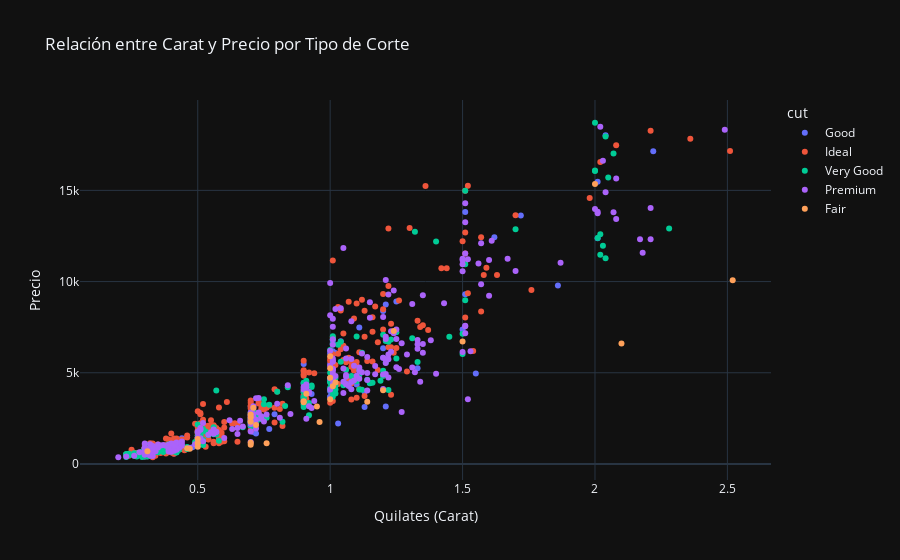

The code cell stored with this chart in its notebook:
### Markdown cell above
SCATTER

### Code cell
scatter_plot = px.scatter(
    df.sample(1000),
    x='carat',
    y='price',
    color='cut',
    title='Relación entre Carat y Precio por Tipo de Corte',
    labels={'carat': 'Quilates (Carat)', 'price': 'Precio'},
    template='plotly_dark',
    hover_data=['clarity']
)

scatter_plot.show()

### Figure 1 — Plotly figure (JSON) as saved in the notebook; plotly's stock layout.template omitted (floating-point values rounded to 4 significant figures; data arrays with more than 128 entries replaced by an {"elided": "..."} marker saying what was removed)
{"data": [{"customdata": [["SI2"], ["VS2"], ["VS1"], ["SI1"], ["SI1"], ["VS2"], ["I1"], ["SI2"], ["VS2"], ["SI1"], ["VS1"], ["SI2"], ["IF"], ["VVS1"], ["VVS1"], ["VS1"], ["SI2"], ["VS1"], ["SI2"], ["SI1"], ["SI2"], ["SI1"], ["SI2"], ["SI2"], ["SI1"], ["SI2"], ["SI2"], ["SI1"], ["SI2"], ["VS1"], ["VVS1"], ["SI1"], ["VS1"], ["VS2"], ["VVS1"], ["VS1"], ["VS1"], ["VVS1"], ["VS2"], ["I1"], ["SI1"], ["VS1"], ["VS1"], ["VS1"], ["VS1"], ["VVS1"], ["SI1"], ["SI1"], ["SI2"], ["VS2"], ["VS1"], ["SI1"], ["VS2"], ["SI1"], ["SI2"], ["VS2"], ["SI1"], ["VS1"], ["SI2"], ["VS2"], ["VS1"], ["VS1"], ["SI1"], ["SI1"], ["SI2"], ["VS2"], ["SI2"], ["SI2"], ["SI1"], ["VVS2"], ["I1"], ["VS2"], ["VS2"], ["VS2"], ["VVS2"], ["VS2"], ["SI1"], ["SI2"], ["VS2"], ["VS2"], ["SI1"], ["SI1"], ["VVS2"], ["I1"], ["SI1"], ["SI1"], ["VS2"], ["VS2"], ["SI1"], ["VS1"]], "hovertemplate": "cut=Good<br>Quilates (Carat)=%{x}<br>Precio=%{y}<br>clarity=%{customdata[0]}<extra></extra>", "legendgroup": "Good", "marker": {"color": "#636efa", "symbol": "circle"}, "mode": "markers", "name": "Good", "orientation": "v", "showlegend": true, "type": "scatter", "x": [0.31, 1.33, 0.3, 0.71, 0.48, 1.02, 1.21, 0.7, 0.41, 0.7, 1.25, 0.33, 0.44, 0.34, 1.51, 1.2, 1.86, 0.3, 1, 1, 0.93, 0.4, 0.9, 1.15, 0.51, 0.7, 1, 0.77, 0.72, 1.01, 0.31, 0.9, 1.21, 1.51, 0.3, 0.34, 0.3, 0.27, 0.3, 1.55, 0.41, 1.01, 0.91, 0.9, 0.41, 0.3, 1.72, 0.71, 0.71, 0.31, 1.01, 0.72, 1.5, 2.01, 1, 0.9, 0.9, 0.31, 0.72, 0.52, 1.01, 1.01, 2.01, 0.41, 0.71, 1.01, 1.2, 1.1, 2.04, 0.42, 1.13, 1, 0.9, 1.2, 0.9, 1.06, 0.51, 1.13, 1.62, 1.04, 0.79, 0.31, 0.33, 1.03, 2.22, 0.41, 1.11, 0.7, 1, 0.3], "xaxis": "x", "y": [593, 5251, 776, 1755, 914, 6080, 3144, 2435, 565, 2066, 8901, 492, 1407, 893, 9301, 5818, 9791, 568, 3991, 3679, 3839, 720, 3473, 4437, 1107, 2411, 3676, 1909, 2308, 5515, 816, 3734, 8741, 13819, 825, 686, 394, 586, 473, 4965, 659, 6612, 4284, 4401, 954, 552, 13622, 2511, 2282, 625, 4016, 2277, 7368, 15467, 4520, 3601, 3950, 489, 1674, 1289, 4129, 6794, 12369, 705, 2130, 6176, 6344, 4361, 18026, 1042, 3127, 6073, 3701, 8380, 5480, 4517, 1361, 3952, 12429, 6727, 2726, 523, 743, 2220, 17151, 705, 7480, 3115, 5483, 506], "yaxis": "y"}, {"customdata": {"elided": "398x1 str values"}, "hovertemplate": "cut=Ideal<br>Quilates (Carat)=%{x}<br>Precio=%{y}<br>clarity=%{customdata[0]}<extra></extra>", "legendgroup": "Ideal", "marker": {"color": "#EF553B", "symbol": "circle"}, "mode": "markers", "name": "Ideal", "orientation": "v", "showlegend": true, "type": "scatter", "x": {"elided": "398 float values"}, "xaxis": "x", "y": {"elided": "398 int values"}, "yaxis": "y"}, {"customdata": {"elided": "223x1 str values"}, "hovertemplate": "cut=Very Good<br>Quilates (Carat)=%{x}<br>Precio=%{y}<br>clarity=%{customdata[0]}<extra></extra>", "legendgroup": "Very Good", "marker": {"color": "#00cc96", "symbol": "circle"}, "mode": "markers", "name": "Very Good", "orientation": "v", "showlegend": true, "type": "scatter", "x": {"elided": "223 float values"}, "xaxis": "x", "y": {"elided": "223 int values"}, "yaxis": "y"}, {"customdata": {"elided": "257x1 str values"}, "hovertemplate": "cut=Premium<br>Quilates (Carat)=%{x}<br>Precio=%{y}<br>clarity=%{customdata[0]}<extra></extra>", "legendgroup": "Premium", "marker": {"color": "#ab63fa", "symbol": "circle"}, "mode": "markers", "name": "Premium", "orientation": "v", "showlegend": true, "type": "scatter", "x": {"elided": "257 float values"}, "xaxis": "x", "y": {"elided": "257 int values"}, "yaxis": "y"}, {"customdata": [["VS2"], ["VS1"], ["SI1"], ["SI2"], ["VVS2"], ["SI1"], ["I1"], ["SI2"], ["SI2"], ["VVS2"], ["SI2"], ["SI2"], ["VS1"], ["I1"], ["I1"], ["SI1"], ["VS2"], ["SI1"], ["VS1"], ["I1"], ["VS1"], ["VS1"], ["SI1"], ["SI1"], ["VS2"], ["I1"], ["SI2"], ["VS1"], ["I1"], ["VS1"], ["SI1"], ["VS1"]], "hovertemplate": "cut=Fair<br>Quilates (Carat)=%{x}<br>Precio=%{y}<br>clarity=%{customdata[0]}<extra></extra>", "legendgroup": "Fair", "marker": {"color": "#FFA15A", "symbol": "circle"}, "mode": "markers", "name": "Fair", "orientation": "v", "showlegend": true, "type": "scatter", "x": [0.46, 1.01, 0.91, 2, 0.72, 0.9, 0.7, 1.2, 0.5, 0.7, 1, 1.5, 0.31, 2.1, 0.7, 1.24, 0.71, 0.9, 1, 0.96, 0.5, 0.5, 0.7, 0.95, 1.02, 0.76, 1.14, 0.7, 2.52, 1, 0.47, 1], "xaxis": "x", "y": [855, 4263, 3855, 15351, 2131, 3437, 1058, 4044, 945, 2710, 3541, 6717, 695, 6597, 1158, 7291, 3077, 3387, 5908, 2304, 1367, 1136, 2318, 3154, 4462, 1140, 3403, 2553, 10076, 4732, 828, 5242], "yaxis": "y"}], "layout": {"legend": {"title": {"text": "cut"}, "tracegroupgap": 0}, "title": {"text": "Relación entre Carat y Precio por Tipo de Corte"}, "xaxis": {"anchor": "y", "domain": [0, 1], "title": {"text": "Quilates (Carat)"}}, "yaxis": {"anchor": "x", "domain": [0, 1], "title": {"text": "Precio"}}}}
